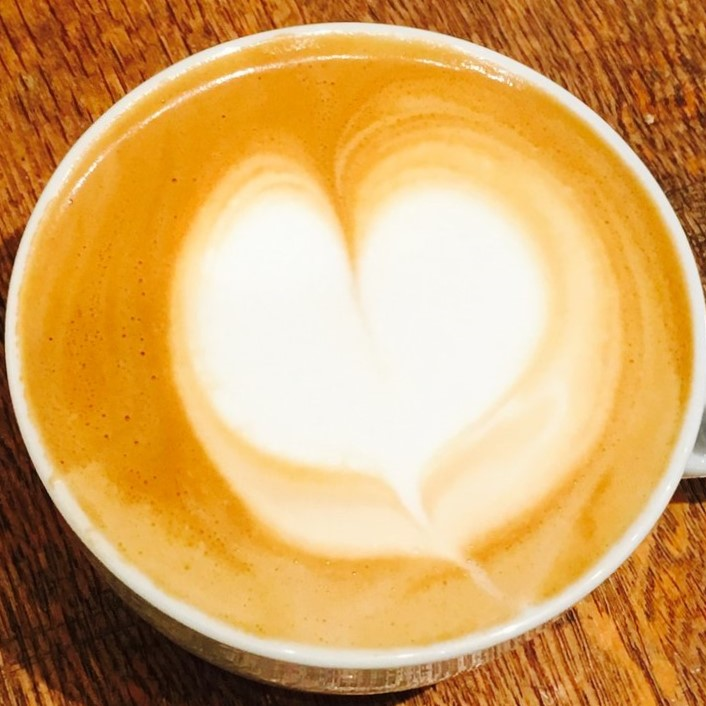
%> input picture pca_latte/wrong_heart.jpeg, 706 x 706 px
$ octave compare.m   (GNU Octave 9; MATLAB toolbox functions it lacks are replaced by stand-ins)
%> lines starting %> are read from the running program, lines starting %| are printed output that depends on the picture
img = 'wrong_heart.jpeg';
img_name = extractBefore(img,".");
img_tif = sprintf('%s.tif',img_name);
A = imread(img);
%> A is the input picture: size 706x706x3 uint8; mean R, G, B 212.9, 165.2, 99.5
A = imresize(A,[150 150]);
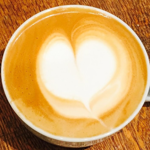
%> A: size 150x150x3 uint8; mean R, G, B 212.9, 165.2, 99.5
B = imread('avg_heart.jpg');
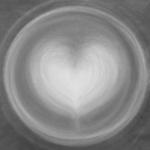
%> input picture pca_latte/avg_heart.jpg, 150 x 150 px
%> B is the input picture: size 150x150 uint8; min 62, max 224, mean 136.4
C = imread('avg_rosetta.jpg');
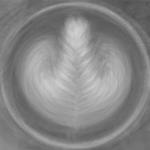
%> input picture pca_latte/avg_rosetta.jpg, 150 x 150 px
%> C is the input picture: size 150x150 uint8; min 77, max 209, mean 134.2
D = imread('avg_tulip.jpg');
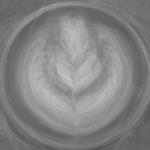
%> input picture pca_latte/avg_tulip.jpg, 150 x 150 px
%> D is the input picture: size 150x150 uint8; min 77, max 200, mean 131.8

% [4 lines of commented-out code are left out]

imwrite(A,img_tif);
A = imread(img_tif);
imwrite(B,'avg_heart.tif');
B = imread('avg_heart.tif');
imwrite(C,'avg_rosetta.tif');
C = imread('avg_rosetta.tif');
imwrite(D,'avg_tulip.tif');
D = imread('avg_tulip.tif');
% [23 lines of commented-out code are left out]

figure;
imshowpair(A,B,'diff');
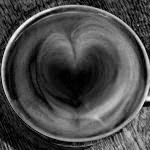
%> displayed picture: size 150x150, on the screen's scale of 0 to 255; min 0, max 255, mean 74.6
figure;
imshowpair(A,C,'diff');
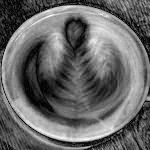
%> displayed picture: size 150x150, on the screen's scale of 0 to 255; min 0, max 255, mean 103.9
figure;
imshowpair(A,D,'diff');
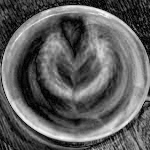
%> displayed picture: size 150x150, on the screen's scale of 0 to 255; min 0, max 255, mean 94.6
